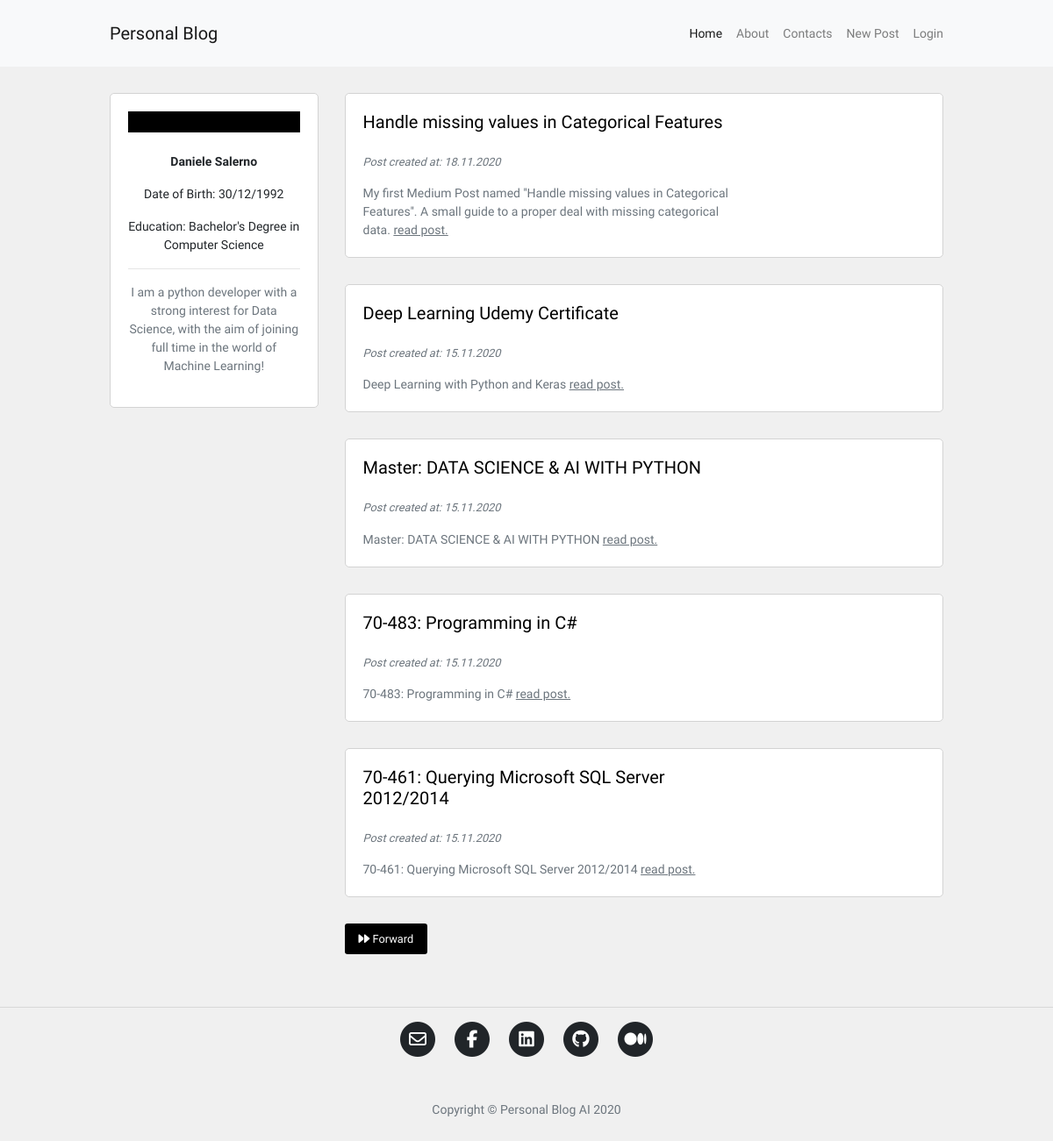
Before: / with the older database file.
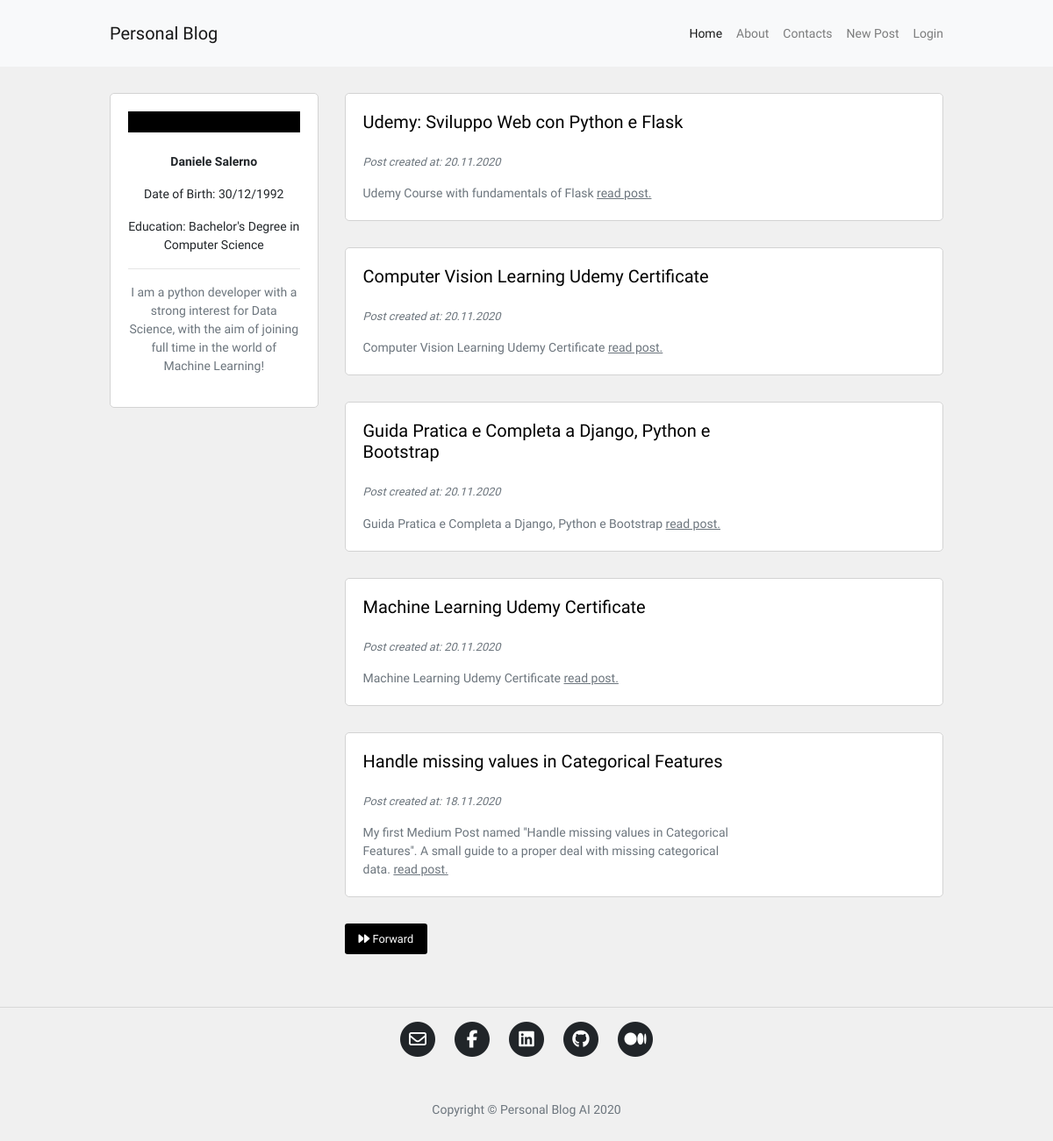
After: the same page with the newer database file.
### blog/models.py (models this page shows, shortened)
class Post(db.Model):
    id = db.Column(db.Integer, primary_key=True)
    user_id = db.Column(db.Integer, db.ForeignKey('user.id'), nullable=False)
    insert_time = db.Column(db.DateTime, default=datetime.now)
    title = db.Column(db.String(120), nullable=False)
    description = db.Column(db.String(240))
    body = db.Column(db.Text(), nullable=False)
    slug = db.Column(db.String(250))
    image = db.Column(db.String(120))

### blog/routes.py (the view)
@app.route("/")
def homepage():
    page_number = request.args.get('page', 1, type=int)
    posts = Post.query.order_by(Post.insert_time.desc()).paginate(page_number, 5, True)
    if posts.has_next:
        next_page = url_for("homepage", page=posts.next_num)
    else:
        next_page = None
    if posts.has_prev:
        previous_page = url_for("homepage", page=posts.prev_num)
    else:
        previous_page = None
    return render_template("homepage.html", posts=posts, current_page=page_number,
                            next_page=next_page, previous_page=previous_page)

### blog/templates/homepage.html (shortened to what this page needs)
{% extends 'base.html' %}
{% block content %}
<div class="container content-container">
    <div class="row no-gutters">
        <div class="col-md-9 order-md-2">
            {% for post in posts.items %}
            <div class="single-post-home">
                <div class="container">
                    <div class="row">
                        <div class="col-sm-8 no-padding-left-right">
                            <h5>
                                <a href="{{ url_for('post_detail', post_slug=post.slug) }}">
                                    <p class="hover-underline-animation">{{ post.title }}</p>
                                </a>
                            </h5>
                            <p class="p-small-two text-muted">
                                Post created at: {{ post.insert_time.strftime('%d.%m.%Y') }}
                            </p>
                            {% if post.description %}
                            <p class="p-small-one text-muted mb-0">
                                {{ post.description }}
                                <a class="read-more" href="{{ url_for('post_detail', post_slug=post.slug) }}">read post.</a>
                            </p>
                            {% endif %}
                        </div>
                        <div class="col-sm-4 no-padding-left-right auto-margin">
                            <div class="post-image-block">
                            </div>
                        </div>
                    </div>
                </div>
            </div>
            {% endfor %}
            <div class="pagination-block">
                {% if next_page %}
                <a class="btn btn-sm btn-outline-secondary mouse-cursor-gradient-tracking" href="{{ next_page }}"><i class="fas fa-forward"></i> Forward</a>
                {% endif %}
            </div>
        </div>
        <div class="col-md-3 order-md-1">
            {% include 'about_me_snippet.html' %}
        </div>
    </div>
</div>
{% endblock %}

### blog/templates/base.html (shortened to what this page needs)
<!DOCTYPE html>
<html lang="en">
<head>
	<link rel="stylesheet" href="{{ url_for('static', filename='assets/bootstrap/css/bootstrap.min.css') }}">
	<link rel="stylesheet" href="{{ url_for('static', filename='blog.css') }}">
	<link rel="stylesheet" href="{{ url_for('static', filename='animations.css') }}">
</head>
<body>
    <nav class="navbar navbar-expand-lg navbar-light bg-light">
        <div class="container navbar-container">
            <a class="navbar-brand" href="{{ url_for('homepage') }}">Personal Blog</a>
            <div class="collapse navbar-collapse" id="navbarSupportedContent">
                <ul class="navbar-nav ml-auto">
                <li class="nav-item">
                    <a class="nav-link {% if request.path == '/' %}active{% endif %}" href="{{ url_for('homepage') }}">Home <span class="sr-only">(current)</span></a>
                </li>
                <li class="nav-item">
                    <a class="nav-link {% if request.path == '/about' %}active{% endif %}" href="{{ url_for('about') }}">About</a>
                </li>
                <li class="nav-item">
                    <a class="nav-link {% if request.path == '/contact' %}active{% endif %}" href="{{ url_for('contact') }}">Contacts</a>
                </li>
                <li class="nav-item">
                    <a class="nav-link {% if request.path == '/create-post' %}active{% endif %}" href="{{ url_for('post_create') }}">New Post</a>
                </li>
                {% if current_user.is_authenticated %}
                <li class="nav-item">
                    <a class="nav-link" href="{{ url_for('logout') }}">Logout</a>
                </li>
                {% else %}
                <li class="nav-item">
                    <a class="nav-link" href="{{ url_for('login') }}">Login</a>
                </li>
                {% endif %}
                </ul>
            </div>
        </div>
    </nav>
    {% block content %}
    {% endblock %}
	<hr>
	<footer>
	  <div class="container">
		<div class="row">
		  <div class="col-lg-8 col-md-10 mx-auto">
			<ul class="list-inline text-center">
			  <li class="list-inline-item">
				<a href="mailto:salerno.daniele92@gmail.com">
				  <span class="fa-stack fa-lg">
					<i class="fas fa-circle fa-stack-2x"></i>
					<i class="far fa-envelope fa-stack-1x fa-inverse"></i>
				  </span>
				</a>
			  </li>
			  <li class="list-inline-item">
				<a href="https://www.facebook.com/account92" target="_blank">
				  <span class="fa-stack fa-lg">
					<i class="fas fa-circle fa-stack-2x"></i>
					<i class="fab fa-facebook-f fa-stack-1x fa-inverse"></i>
				  </span>
				</a>
			  </li>
			  <li class="list-inline-item">
				<a href="https://www.linkedin.com/in/daniele-salerno-1314ab129/" target="_blank">
				  <span class="fa-stack fa-lg">
					<i class="fas fa-circle fa-stack-2x"></i>
					<i class="fab fa-linkedin fa-stack-1x fa-inverse"></i>
				  </span>
				</a>
			  </li>
			  <li class="list-inline-item">
				<a href="https://github.com/daniele-salerno" target="_blank">
				  <span class="fa-stack fa-lg">
					<i class="fas fa-circle fa-stack-2x"></i>
					<i class="fab fa-github fa-stack-1x fa-inverse"></i>
				  </span>
				</a>
			  </li>
			  <li class="list-inline-item">
				<a href="https://daniele-salerno.medium.com/" target="_blank">
				  <span class="fa-stack fa-lg">
					<i class="fas fa-circle fa-stack-2x"></i>
					<i class="fab fa-medium fa-stack-1x fa-inverse"></i>
				  </span>
				</a>
			  </li>
			</ul>
			<p class="copyright text-muted">Copyright &copy; Personal Blog AI 2020</p>
		  </div>
		</div>
	  </div>
	</footer>
</body>
</html>

### blog/templates/about_me_snippet.html (shortened to what this page needs)
<div class="about-snippet-block text-center">
  <figure class="hover-img">
  </figure>
  <p class="p-small-one"><strong>Daniele Salerno</strong></p>
  <p class="p-small-one">Date of Birth: 30/12/1992</p>
  <p class="p-small-one">Education: Bachelor's Degree in Computer Science</p>
  <hr>
  <p class="p-small-one text-muted">I am a python developer with a strong interest for Data Science, with the aim of joining full time in the world of Machine Learning!</p>
</div>

### blog/static/blog.css (style rules this page uses)
html, body { font-family: 'Oxanium', sans-serif; background-color: #f0f0f0; }
a { color: #212529; transition: all .2s; }
.navbar-container { max-width: 950px; font-size: 0.875rem; padding: 10px 0px 10px 0px; }
.content-container { max-width: 950px; margin-top: 30px; margin-bottom: 30px; padding: 0px; }
.pagination-block { margin-bottom: 30px; }
.about-snippet-block { background-color: #fff; border: 1px solid #d3d3d3; border-radius: 5px; padding: 20px; }
.no-padding-left-right { padding-right: 0px; padding-left: 0px; }
.auto-margin { margin-top: auto; margin-bottom: auto; }
.single-post-home { background-color: #fff; border: 1px solid #d3d3d3; border-radius: 5px; padding: 20px; margin-bottom: 30px; }
.p-small-one { font-size: 0.875rem; }
.p-small-two { font-size: 0.800rem; font-style: italic; }
@media (min-width: 768px) { .single-post-home { margin-left: 30px; } }
@media (min-width: 768px) { .post-image-block { margin-left: 30px; } }
@media (min-width: 768px) { .pagination-block { margin-left: 30px; } }
@media (min-width: 768px) { .nav-link { padding-right: 0px !important; padding-left: 1rem !important; } }
.read-more { color: #6c757d; text-decoration: underline; }
.list-inline { padding: 50px 0 65px; margin: 0; padding: 0; }
.copyright { padding: 50px 0 65px; font-size: 14px; margin-bottom: 0; text-align: center; }

### blog/static/animations.css (style rules this page uses)
.hover-img { background-color: #000; color: #fff; display: inline-block; overflow: hidden; position: relative; text-align: center; width: 100%; }
.hover-img:before, .hover-img:after { background-color: rgba(0, 0, 0, 0.5); border-top: 32px solid rgba(0, 0, 0, 0.5); border-bottom: 32px solid rgba(0, 0, 0, 0.5); position: absolute; top: 0; bottom: 0; left: 0; right: 0; content: ''; transition: all 0.3s ease; z-index: 1; opacity: 0; transform: scaleY(2); }
.container { overflow-x: hidden; width: 100%; }
.mouse-cursor-gradient-tracking { position: relative; background: black; padding: 0.5rem 1rem; font-size: 0.8rem; border: none; color: white; cursor: pointer; outline: none; overflow: hidden; }
.mouse-cursor-gradient-tracking:before { --size: 0; content: ''; position: absolute; left: var(--x); top: var(--y); width: var(--size); height: var(--size); background: radial-gradient(circle closest-side, white, transparent); transform: translate(-50%, -50%); transition: width 0.2s ease, height 0.2s ease; }
.hover-underline-animation { display: inline-block; position: relative; color: #000; }
.hover-underline-animation:after { content: ''; position: absolute; width: 100%; transform: scaleX(0); height: 2px; bottom: 0; left: 0; background-color: #000; transform-origin: bottom right; transition: transform 0.25s ease-out; }

Changed rows visible on the page:
no longer on this page (row unchanged): Post: title "Deep Learning Udemy Certificate", insert_time "15.11.2020", description "Deep Learning with Python and Keras"
no longer on this page (row unchanged): Post: title "Master: DATA SCIENCE & AI WITH PYTHON", insert_time "15.11.2020", description "Master: DATA SCIENCE & AI WITH PYTHON"
no longer on this page (row unchanged): Post: title "70-483: Programming in C#", insert_time "15.11.2020", description "70-483: Programming in C#"
no longer on this page (row unchanged): Post: title "70-461: Querying Microsoft SQL Server 2012/2014", insert_time "15.11.2020", description "70-461: Querying Microsoft SQL Server 2012/2014"
added Post: title "Udemy: Sviluppo Web con Python e Flask", insert_time "20.11.2020", description "Udemy Course with fundamentals of Flask"
added Post: title "Computer Vision Learning Udemy Certificate", insert_time "20.11.2020", description "Computer Vision Learning Udemy Certificate"
added Post: title "Guida Pratica e Completa a Django, Python e Bootstrap", insert_time "20.11.2020", description "Guida Pratica e Completa a Django, Python e Bootstrap"
added Post: title "Machine Learning Udemy Certificate", insert_time "20.11.2020", description "Machine Learning Udemy Certificate"
